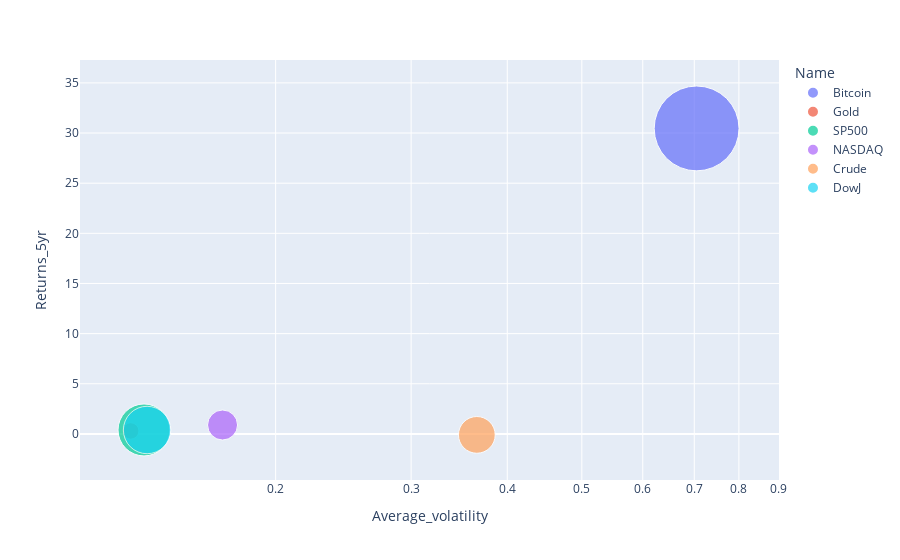

Write notebook code for a chart like this one.
### Code cell
fig = px.scatter(dataframe, x="Average_volatility", y="Returns_5yr",
#                    size="Avg_volume", 
#                  bubble sizes were rescaled so that they appear on the graph
                 size = [80, 3, 30, 10, 15, 25],
                 color="Name",
                 hover_name= "Returns_5yr", log_x=True, size_max=60)

fig.show()

### Figure 1 — Plotly figure (JSON) as saved in the notebook; plotly's stock layout.template omitted (floating-point values rounded to 4 significant figures)
{"data": [{"hovertemplate": "<b>%{hovertext}</b><br><br>Name=Bitcoin<br>Average_volatility=%{x}<br>Returns_5yr=%{y}<br>size=%{marker.size}<extra></extra>", "hovertext": [30.46], "legendgroup": "Bitcoin", "marker": {"color": "#636efa", "size": [80], "sizemode": "area", "sizeref": 0.02222, "symbol": "circle"}, "mode": "markers", "name": "Bitcoin", "orientation": "v", "showlegend": true, "type": "scatter", "x": [0.7049], "xaxis": "x", "y": [30.46], "yaxis": "y"}, {"hovertemplate": "<b>%{hovertext}</b><br><br>Name=Gold<br>Average_volatility=%{x}<br>Returns_5yr=%{y}<br>size=%{marker.size}<extra></extra>", "hovertext": [0.2951], "legendgroup": "Gold", "marker": {"color": "#EF553B", "size": [3], "sizemode": "area", "sizeref": 0.02222, "symbol": "circle"}, "mode": "markers", "name": "Gold", "orientation": "v", "showlegend": true, "type": "scatter", "x": [0.1296], "xaxis": "x", "y": [0.2951], "yaxis": "y"}, {"hovertemplate": "<b>%{hovertext}</b><br><br>Name=SP500<br>Average_volatility=%{x}<br>Returns_5yr=%{y}<br>size=%{marker.size}<extra></extra>", "hovertext": [0.3952], "legendgroup": "SP500", "marker": {"color": "#00cc96", "size": [30], "sizemode": "area", "sizeref": 0.02222, "symbol": "circle"}, "mode": "markers", "name": "SP500", "orientation": "v", "showlegend": true, "type": "scatter", "x": [0.1349], "xaxis": "x", "y": [0.3952], "yaxis": "y"}, {"hovertemplate": "<b>%{hovertext}</b><br><br>Name=NASDAQ<br>Average_volatility=%{x}<br>Returns_5yr=%{y}<br>size=%{marker.size}<extra></extra>", "hovertext": [0.8883], "legendgroup": "NASDAQ", "marker": {"color": "#ab63fa", "size": [10], "sizemode": "area", "sizeref": 0.02222, "symbol": "circle"}, "mode": "markers", "name": "NASDAQ", "orientation": "v", "showlegend": true, "type": "scatter", "x": [0.1706], "xaxis": "x", "y": [0.8883], "yaxis": "y"}, {"hovertemplate": "<b>%{hovertext}</b><br><br>Name=Crude<br>Average_volatility=%{x}<br>Returns_5yr=%{y}<br>size=%{marker.size}<extra></extra>", "hovertext": [-0.0974], "legendgroup": "Crude", "marker": {"color": "#FFA15A", "size": [15], "sizemode": "area", "sizeref": 0.02222, "symbol": "circle"}, "mode": "markers", "name": "Crude", "orientation": "v", "showlegend": true, "type": "scatter", "x": [0.3652], "xaxis": "x", "y": [-0.0974], "yaxis": "y"}, {"hovertemplate": "<b>%{hovertext}</b><br><br>Name=DowJ<br>Average_volatility=%{x}<br>Returns_5yr=%{y}<br>size=%{marker.size}<extra></extra>", "hovertext": [0.3894], "legendgroup": "DowJ", "marker": {"color": "#19d3f3", "size": [25], "sizemode": "area", "sizeref": 0.02222, "symbol": "circle"}, "mode": "markers", "name": "DowJ", "orientation": "v", "showlegend": true, "type": "scatter", "x": [0.1361], "xaxis": "x", "y": [0.3894], "yaxis": "y"}], "layout": {"autosize": true, "legend": {"itemsizing": "constant", "title": {"text": "Name"}, "tracegroupgap": 0}, "margin": {"t": 60}, "xaxis": {"anchor": "y", "autorange": true, "domain": [0, 1], "range": [-0.9396, -0.06596], "title": {"text": "Average_volatility"}, "type": "log"}, "yaxis": {"anchor": "x", "autorange": true, "domain": [0, 1], "range": [-6.218, 39.8], "title": {"text": "Returns_5yr"}, "type": "linear"}}}
